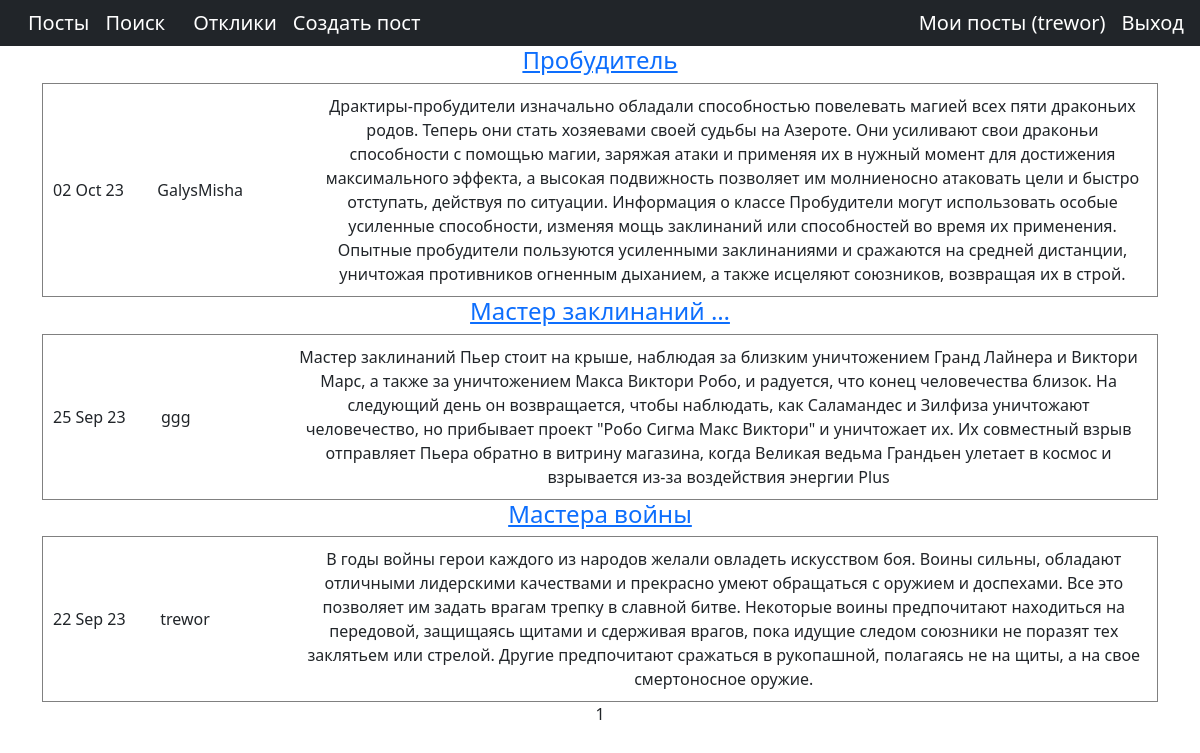
The app's page / (signed in) with its own data.
### ads/models.py (models this page shows, shortened)
class Post(models.Model):
    CATEGORY_TYPE = (
        ('TANKS', 'Танки'),
        ('DD', 'DD'),
        ('HILY', 'Хилы'),
        ('MERCHANTS', 'Торговцы'),
        ('GUILD_MASTERS', 'Гилдмастеры'),
        ('QUEST_GIVERS', 'Квестгиверы'),
        ('BLACKSMITHS', 'Кузнецы'),
        ('TANNERS', 'Кожевники'),
        ('POTION_MAKERS', 'Зельевары'),
        ('SPELL_MASTERS', 'Мастера заклинаний'),
    )
    author = models.ForeignKey(Author, on_delete=models.CASCADE)
    category_type = models.CharField(max_length=24, choices=CATEGORY_TYPE, default='TANKS')
    title = models.CharField(max_length=128)
    text = models.TextField()
    created = models.DateTimeField(auto_now_add=True)
    file = models.FileField(upload_to='static/img')

class Author(models.Model):
    author = models.OneToOneField(User, on_delete=models.CASCADE)
    def __str__(self):
        return f'{self.author}'

### ads/views.py (the view)
# urls.py: path('', cache_page(60)(PostList.as_view())),
class PostList(LoginRequiredMixin, ListView):
    raise_exception = True
    model = Post
    ordering = '-created'
    template_name = 'posts.html'
    context_object_name = 'posts'
    paginate_by = 5
    def get_queryset(self):
        queryset = super().get_queryset()
        self.filterset = PostFilter(self.request.GET, queryset)
        return self.filterset.qs
    def get_context_data(self, **kwargs):
        context = super().get_context_data(**kwargs)
        context['filterset'] = self.filterset
        return context

### templates/posts.html (shortened to what this page needs)
{% extends 'flatpages/default.html' %}
{% load static %}
{% block content %}
<html lang="en">
<head>
</head>
<body>
    {% if posts %}
           {% for p in posts %}
        <table cellspacing="5" cellpadding="10" border="1" width="100%">
           <tr>
                <a href="{% url 'post_detail' pk=p.id %}">
                 <h4 >{{ p.title|truncatewords:2}}</h4>
                </a>
               <td align="left" width="200">{{ p.created|date:'d M y' }}</td>
               <td align="left" width="250" > {{p.author}}</td>
               <td align="center" width="2000" > {{p.text}}</td>
            </tr>
        </table>
           {% endfor %}
    {% else %}
       <h2>The post portal is empty</h2>
    {% endif %}
   {{ page_obj.number }}
{% endblock content %}

### templates/flatpages/default.html (shortened to what this page needs)
<!DOCTYPE html>
<html lang="en">
    <head>
        {% load static %}
        <link href="{% static 'css/styles.css' %}" rel="stylesheet" />
    </head>
    <body>
        <nav class="navbar navbar-expand-lg navbar-dark bg-dark static-top">
   <div class="container" >
       <div class="collapse navbar-collapse" id="navbarResponsive">
           <ul class="navbar-nav ml-auto">
               <li class="nav-item ">
                   <a class="navbar-brand"  href="{% url 'post_list'%}">Посты
                   </a>
               </li>
        </ul>
        </div>
       <div class="collapse navbar-collapse" id="navbarResponsive4">
           <ul class="navbar-nav ml-auto">
               <li class="nav-item ">
                   <a class="navbar-brand"  href="{% url 'search'%}">Поиск</a>
               </li>
           </ul>
       </div>
       <div class="container">
           <div class="collapse navbar-collapse" id="navbarResponsive2">
            <ul class="navbar-nav ml-auto">
               <li class="nav-item " >
                    <a class="navbar-brand"  href="{% url 'responses'%}">Отклики</a>
               </li>
                <li class="nav-item">
                    <a class="navbar-brand"  href="{% url 'post_created'%}">Создать пост </a>
                </li>
           </ul>
        </div>
       </div>
   </div>
        <div class="collapse navbar-collapse" id="navbarResponsive34">
                <ul class="navbar-nav ml-auto">
               <li class="nav-item active">
                   <a class="navbar-brand" href="{% url 'myposts'%}">Мои посты
                       <span class="sr-only">({{request.user.username}})</span>
                   </a>
               </li>
            <div>
               <a class="navbar-brand" href="{% url 'account_logout' %}">Выход</a>
            </div>
</nav>
        <div class="container text-center" >
   <div class="row">
       <div class="col-lg-12 text-center">
           {% block content %}{% endblock content %}
       </div>
   </div>
</div>
    </body>
</html>

### records on screen
Post: title "Пробудитель", created "02 Oct 23", author "GalysMisha", text "Драктиры-пробудители изначально обладали способностью повелевать магией всех пяти драконьих родов. Теперь они стать хозяевами своей судьбы на Азероте. Они усиливают свои драконьи способности с помощью магии, заряжая атаки и применяя их в нужный момент для достижения максимального эффекта, а высокая подвижность позволяет им молниеносно атаковать цели и быстро отступать, действуя по ситуации. Информация о классе Пробудители могут использовать особые усиленные способности, изменяя мощь заклинаний или способностей во время их применения. Опытные пробудители пользуются усиленными заклинаниями и сражаются на средней дистанции, уничтожая противников огненным дыханием, а также исцеляют союзников,…"
Post: title "Мастер заклинаний …", created "25 Sep 23", author "ggg", text "Мастер заклинаний Пьер стоит на крыше, наблюдая за близким уничтожением Гранд Лайнера и Виктори Марс, а также за уничтожением Макса Виктори Робо, и радуется, что конец человечества близок. На следующий день он возвращается, чтобы наблюдать, как Саламандес и Зилфиза уничтожают человечество, но прибывает проект \"Робо Сигма Макс Виктори\" и уничтожает их. Их совместный взрыв отправляет Пьера обратно в витрину магазина, когда Великая ведьма Грандьен улетает в космос и взрывается из-за воздействия энергии Plus"
Post: title "Мастера войны", created "22 Sep 23", author "trewor", text "В годы войны герои каждого из народов желали овладеть искусством боя. Воины сильны, обладают отличными лидерскими качествами и прекрасно умеют обращаться с оружием и доспехами. Все это позволяет им задать врагам трепку в славной битве. Некоторые воины предпочитают находиться на передовой, защищаясь щитами и сдерживая врагов, пока идущие следом союзники не поразят тех заклятьем или стрелой. Другие предпочитают сражаться в рукопашной, полагаясь не на щиты, а на свое смертоносное оружие."

### other values on screen
{{ request.user.username }} "trewor"
{{ page_obj.number }} "1"
